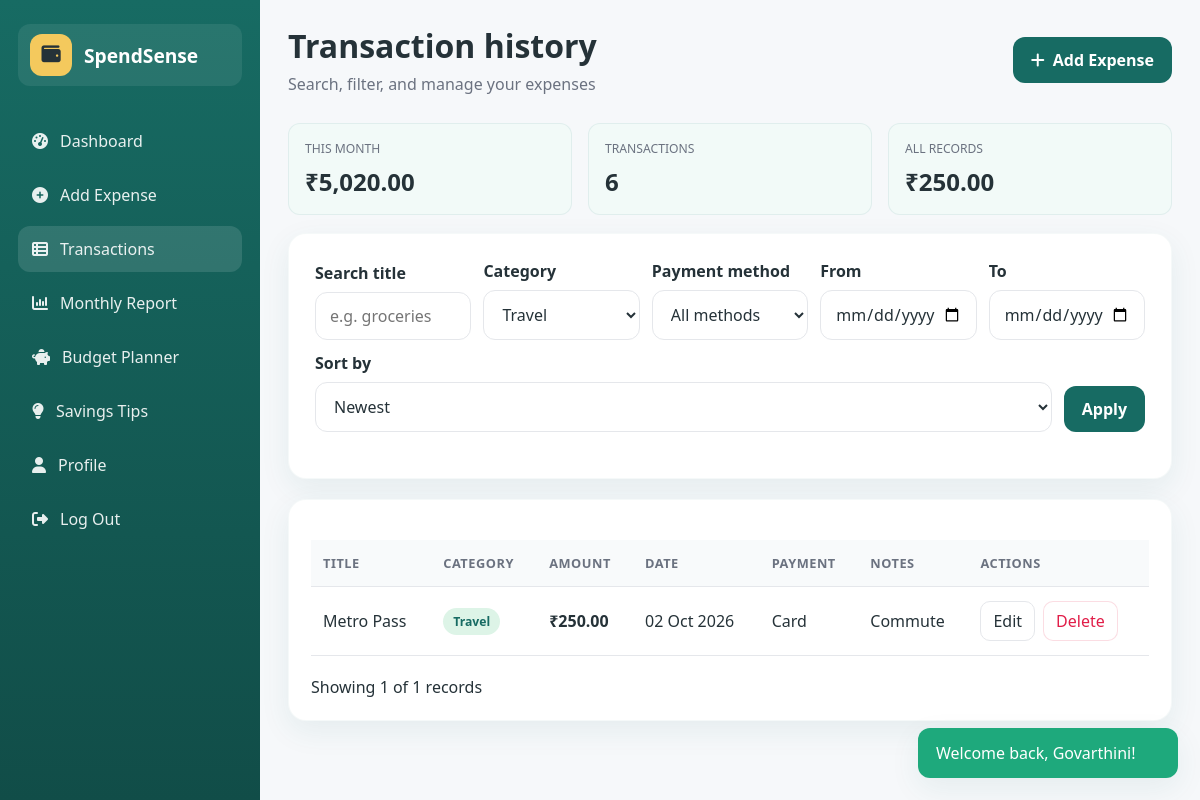
The page /transactions.php?category=Travel (signed in) on the database its author committed.
### tables this page shows
CREATE TABLE expenses (
    id INT AUTO_INCREMENT PRIMARY KEY,
    user_id INT NOT NULL,
    title VARCHAR(200) NOT NULL,
    amount DECIMAL(10,2) NOT NULL,
    category VARCHAR(50) NOT NULL,
    expense_date DATE NOT NULL,
    payment_method VARCHAR(50) NOT NULL,
    notes TEXT,
    created_at TIMESTAMP DEFAULT CURRENT_TIMESTAMP,
    updated_at TIMESTAMP DEFAULT CURRENT_TIMESTAMP ON UPDATE CURRENT_TIMESTAMP,
    CONSTRAINT fk_expenses_user FOREIGN KEY (user_id) REFERENCES users(id) ON DELETE CASCADE,
    INDEX idx_expenses_user_date (user_id, expense_date),
    INDEX idx_expenses_category (category),
    INDEX idx_expenses_user (user_id)
);

### includes/functions.php (called while the page is built, shortened)
<?php
function currentUser(): ?array
{
    return $_SESSION['user'];
}
function e(string $value): string
{
    return htmlspecialchars($value, ENT_QUOTES, 'UTF-8');
}
function formatCurrency(float $amount): string
{
    return '₹' . number_format($amount, 2, '.', ',');
}
function getPdo(): PDO
{
    static $pdo = null;
    if ($pdo instanceof PDO) {
        return $pdo;
    }
    $dsn = 'mysql:host=' . DB_HOST . ';port=' . DB_PORT . ';dbname=' . DB_NAME . ';charset=utf8mb4';
    $options = [
        PDO::ATTR_ERRMODE => PDO::ERRMODE_EXCEPTION,
        PDO::ATTR_DEFAULT_FETCH_MODE => PDO::FETCH_ASSOC,
        PDO::ATTR_EMULATE_PREPARES => false,
    ];
    try {
        $pdo = new PDO($dsn, DB_USER, DB_PASS, $options);
    } catch (PDOException $e) {
        die('Database connection failed. Please check your XAMPP MySQL configuration.');
    }
    return $pdo;
}
function getMonthlyExpenseSummary(int $userId, int $month, int $year): array
{
    $pdo = getPdo();
    $stmt = $pdo->prepare(
        'SELECT COALESCE(SUM(amount), 0) AS total_expenses, COUNT(*) AS total_transactions
         FROM expenses
         WHERE user_id = :user_id AND MONTH(expense_date) = :month AND YEAR(expense_date) = :year'
    );
    $stmt->execute(['user_id' => $userId, 'month' => $month, 'year' => $year]);
    return $stmt->fetch() ?: ['total_expenses' => 0, 'total_transactions' => 0];
}

### transactions.php (the view, shortened to what this page needs)
<?php
$user = currentUser();
$search = trim($_GET['search'] ?? '');
$categoryFilter = $_GET['category'] ?? '';
$fromDate = $_GET['from_date'] ?? '';
$toDate = $_GET['to_date'] ?? '';
$sort = $_GET['sort'] ?? 'newest';
$page = max(1, (int)($_GET['page'] ?? 1));
$perPage = 10;
$pdo = getPdo();
$where = ['user_id = :user_id'];
$params = ['user_id' => (int)$user['id']];
if ($categoryFilter !== '') {
    $where[] = 'category = :category';
    $params['category'] = $categoryFilter;
}
$sortMap = [
    'newest' => 'expense_date DESC, created_at DESC',
    'oldest' => 'expense_date ASC, created_at ASC',
    'highest' => 'amount DESC',
    'lowest' => 'amount ASC',
];
$orderBy = $sortMap[$sort] ?? $sortMap['newest'];
$countSql = 'SELECT COUNT(*) as total FROM expenses WHERE ' . implode(' AND ', $where);
$countStmt = $pdo->prepare($countSql);
$countStmt->execute($params);
$totalRecords = (int)$countStmt->fetchColumn();
$totalPages = max(1, (int)ceil($totalRecords / $perPage));
$page = min($page, $totalPages);
$offset = ($page - 1) * $perPage;
$sql = 'SELECT * FROM expenses WHERE ' . implode(' AND ', $where) . ' ORDER BY ' . $orderBy . ' LIMIT :limit OFFSET :offset';
$stmt = $pdo->prepare($sql);
foreach ($params as $key => $value) {
    $stmt->bindValue(':' . $key, $value, is_int($value) ? PDO::PARAM_INT : PDO::PARAM_STR);
}
$stmt->bindValue(':limit', $perPage, PDO::PARAM_INT);
$stmt->bindValue(':offset', $offset, PDO::PARAM_INT);
$stmt->execute();
$transactions = $stmt->fetchAll();
$monthSummary = getMonthlyExpenseSummary((int)$user['id'], (int)date('n'), (int)date('Y'));
$totalAmount = (float)array_sum(array_map(fn($row) => (float)$row['amount'], $transactions));
$categories = $pdo->query("SELECT DISTINCT category FROM expenses WHERE user_id = " . (int)$user['id'] . " ORDER BY category ASC")->fetchAll(PDO::FETCH_COLUMN);
require_once __DIR__ . '/includes/header.php';
?>
<div class="app-shell">
    <?php require_once __DIR__ . '/includes/sidebar.php'; ?>
    <main class="content">
        <header class="topbar">
            <div>
                <h1 class="page-title">Transaction history</h1>
                <p class="page-subtitle">Search, filter, and manage your expenses</p>
            </div>
            <a class="btn btn-primary" href="add-expense.php"><i class="fa-solid fa-plus"></i> Add Expense</a>
        </header>
        <div class="summary-row">
            <div class="summary-box">
                <div class="label">This month</div>
                <div class="value"><?= formatCurrency((float)($monthSummary['total_expenses'] ?? 0)) ?></div>
            </div>
            <div class="summary-box">
                <div class="label">Transactions</div>
                <div class="value"><?= (int)($monthSummary['total_transactions'] ?? 0) ?></div>
            </div>
            <div class="summary-box">
                <div class="label">All records</div>
                <div class="value"><?= formatCurrency((float)$totalAmount) ?></div>
            </div>
        </div>
        <div class="card form-card">
            <form method="get" class="filters">
                <div class="field filter-field">
                    <label for="search">Search title</label>
                    <input id="search" name="search" type="text" value="<?= e($search) ?>" placeholder="e.g. groceries">
                </div>
                <div class="field filter-field">
                    <label for="category">Category</label>
                    <select id="category" name="category">
                        <?php foreach ($categories as $category): ?>
                            <option value="<?= e($category) ?>" <?= $categoryFilter === $category ? 'selected' : '' ?>><?= e($category) ?></option>
                        <?php endforeach; ?>
                    </select>
                </div>
                <div class="field filter-field">
                    <label for="payment">Payment method</label>
                    <select id="payment" name="payment">
                        <option value="">All methods</option>
                    </select>
                </div>
                <div class="field filter-field">
                    <label for="from_date">From</label>
                    <input id="from_date" name="from_date" type="date" value="<?= e($fromDate) ?>">
                </div>
                <div class="field filter-field">
                    <label for="to_date">To</label>
                    <input id="to_date" name="to_date" type="date" value="<?= e($toDate) ?>">
                </div>
                <div class="field filter-field">
                    <label for="sort">Sort by</label>
                    <select id="sort" name="sort">
                        <option value="newest" <?= $sort === 'newest' ? 'selected' : '' ?>>Newest</option>
                    </select>
                </div>
                <button class="btn btn-primary" type="submit">Apply</button>
            </form>
        </div>
        <div class="card" style="margin-top: 20px;">
            <?php if (empty($transactions)): ?>
                <div class="empty-box">No expenses match your current filter.</div>
            <?php else: ?>
                <div class="table-wrap">
                    <table class="data-table">
                        <thead>
                            <tr>
                                <th>Title</th>
                                <th>Category</th>
                                <th>Amount</th>
                                <th>Date</th>
                                <th>Payment</th>
                                <th>Notes</th>
                                <th>Actions</th>
                            </tr>
                        </thead>
                        <tbody>
                            <?php foreach ($transactions as $transaction): ?>
                                <tr>
                                    <td><?= e($transaction['title']) ?></td>
                                    <td><span class="badge"><?= e($transaction['category']) ?></span></td>
                                    <td class="amount"><?= formatCurrency((float)$transaction['amount']) ?></td>
                                    <td><?= date('d M Y', strtotime($transaction['expense_date'])) ?></td>
                                    <td><?= e($transaction['payment_method']) ?></td>
                                    <td><?= e($transaction['notes'] ?: '—') ?></td>
                                    <td>
                                        <div class="action-group">
                                            <a class="action-btn" href="edit-expense.php?id=<?= (int)$transaction['id'] ?>">Edit</a>
                                            <form method="post" action="delete-expense.php" style="display:inline;">
                                                <button class="action-btn delete" type="submit" data-confirm-delete="yes">Delete</button>
                                            </form>
                                        </div>
                                    </td>
                                </tr>
                            <?php endforeach; ?>
                        </tbody>
                    </table>
                </div>
                <div style="margin-top:20px; display:flex; justify-content:space-between; align-items:center; flex-wrap:wrap; gap:12px;">
                    <div>Showing <?= count($transactions) ?> of <?= (int)$totalRecords ?> records</div>
                </div>
            <?php endif; ?>
        </div>
    </main>
</div>
<?php require_once __DIR__ . '/includes/footer.php'; ?>

### assets/css/style.css (style rules this page uses)
* { box-sizing: border-box; }
:root { --primary: #176B63; --secondary: #DDF4E7; --accent: #F4C95D; --bg: #F6F8FA; --card: #FFFFFF; --text: #253238; --muted: #6B7280; --success: #1ea97c; --warning: #f59e0b; --danger: #e11d48; --border: #E5E7EB; --shadow: 0 10px 30px rgba(23, 107, 99, 0.08); }
html, body { margin: 0; min-height: 100%; font-family: 'Segoe UI', Tahoma, Geneva, Verdana, sans-serif; background: var(--bg); color: var(--text); }
body { min-height: 100vh; }
a { color: inherit; text-decoration: none; }
button, input, select, textarea { font: inherit; }
.app-shell { display: flex; min-height: 100vh; }
.content { flex: 1; padding: 24px 28px 40px; }
.topbar { display: flex; justify-content: space-between; align-items: center; margin-bottom: 28px; }
.page-title { font-size: 2rem; margin: 0; }
.page-subtitle { margin: 6px 0 0; color: var(--muted); }
.btn { display: inline-flex; align-items: center; justify-content: center; gap: 8px; border: none; border-radius: 12px; padding: 12px 18px; font-weight: 600; cursor: pointer; transition: 0.2s ease; }
.btn-primary { background: var(--primary); color: white; }
.card { background: var(--card); border-radius: 18px; padding: 22px; box-shadow: var(--shadow); border: 1px solid rgba(23, 107, 99, 0.04); }
.amount { font-weight: 700; color: var(--text); }
.form-card { padding: 26px; }
.field { display: flex; flex-direction: column; gap: 8px; }
label { font-weight: 600; color: var(--text); }
input, select, textarea { width: 100%; padding: 12px 14px; border-radius: 12px; border: 1px solid var(--border); background: white; color: var(--text); }
.table-wrap { overflow-x: auto; }
.data-table { width: 100%; border-collapse: collapse; margin-top: 18px; }
.data-table th, .data-table td { padding: 14px 12px; text-align: left; border-bottom: 1px solid var(--border); }
.data-table th { background: #f8fafb; color: var(--muted); font-size: 0.8rem; text-transform: uppercase; letter-spacing: 0.04em; }
.badge { display: inline-block; padding: 5px 10px; border-radius: 999px; background: var(--secondary); color: var(--primary); font-size: 0.76rem; font-weight: 700; }
.action-group { display: flex; gap: 8px; flex-wrap: wrap; }
.action-btn { padding: 8px 12px; border-radius: 10px; border: 1px solid var(--border); background: white; color: var(--text); cursor: pointer; }
.action-btn.delete { color: var(--danger); border-color: rgba(225, 29, 72, 0.15); }
.filters { display: flex; flex-wrap: wrap; gap: 12px; align-items: end; margin-bottom: 20px; }
.filter-field { min-width: 150px; flex: 1; }
.summary-row { display: grid; grid-template-columns: repeat(3, minmax(150px, 1fr)); gap: 16px; margin-bottom: 18px; }
.summary-box { background: #f2faf8; border: 1px solid rgba(23, 107, 99, 0.08); border-radius: 12px; padding: 16px; }
.summary-box .label { font-size: 0.76rem; color: var(--muted); text-transform: uppercase; }
.summary-box .value { font-size: 1.5rem; font-weight: 700; margin-top: 8px; }

### rows shown on the page
expenses: amount "₹250.00", title "Metro Pass", category "Travel", expense_date "02 Oct 2026", payment_method "Card", notes "Commute"

### other values the page prints
$message "Welcome back, Govarthini!"
formatCurrency((float)($monthSummary['total_expenses'] ?? 0)) "₹5,020.00"
$monthSummary['total_transactions'] "6"
count($transactions) "1"
$totalRecords "1"
form field category "Travel"
